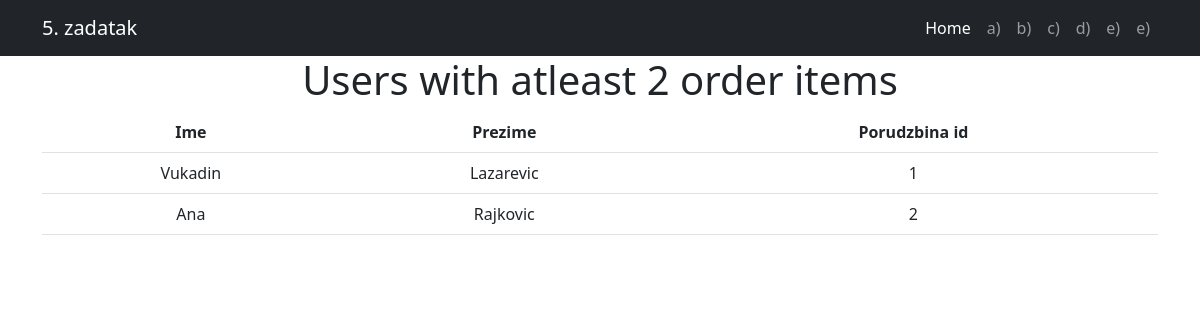
/peti_zadatak/atleastTwoOrderItems.php, run on the app's committed database.
### tables this page shows
CREATE TABLE `orders` (
  `id` int(11) NOT NULL,
  `userId` int(11) NOT NULL,
  `value` float DEFAULT NULL,
  `dateCreate` datetime NOT NULL DEFAULT current_timestamp(),
  `dateEdit` datetime DEFAULT NULL
);

CREATE TABLE `users` (
  `id` int(11) NOT NULL,
  `ime` varchar(50) NOT NULL,
  `prezime` varchar(50) NOT NULL,
  `email` varchar(50) NOT NULL,
  `telefon` varchar(10) NOT NULL,
  `username` varchar(50) NOT NULL,
  `password` varchar(255) NOT NULL,
  `grad` varchar(50) NOT NULL,
  `postanski_broj` varchar(10) NOT NULL,
  `adresa` varchar(50) NOT NULL,
  `role` varchar(10) NOT NULL DEFAULT 'user',
  `last_login` datetime DEFAULT NULL
);

### peti_zadatak/atleastTwoOrderItems.php (the view, shortened to what this page needs)
<?php
require_once "./connection/connection.php";
$query = 'SELECT users.ime AS "ime", users.prezime AS "prezime", orders.id as "porudzbina_id" FROM orders JOIN users ON orders.userId = users.id JOIN orderItems ON orderItems.orderId = orders.id GROUP BY orders.id, users.ime, users.prezime HAVING COUNT(orderItems.id) >= 2;';
$result = $conn->query($query);
$users = $result->fetchAll();
?>
<!DOCTYPE html>
<html lang="en">
<head>
    <link rel="stylesheet" href="https://cdn.jsdelivr.net/npm/bootstrap@5.2.3/dist/css/bootstrap.min.css">
</head>
<body>
    <?php include __DIR__ . '/components/nav.php' ?>
    <div class="container text-center">
        <?php if (count($users) === 0) : ?>
            <div class="text-center mt-5">
                <h1>No users with two or more order items</h1>
            </div>
        <?php else : ?>
            <h1 class="">Users with atleast 2 order items</h1>
            <table class="table">
                <thead>
                    <tr>
                        <th>Ime</th>
                        <th>Prezime</th>
                        <th>Porudzbina id</th>
                    </tr>
                </thead>
                <tbody>
                    <?php foreach ($users as $user) : ?>
                        <tr>
                            <td><?= $user->ime ?></td>
                            <td><?= $user->prezime ?></td>
                            <td><?= $user->porudzbina_id ?></td>
                        </tr>
                    <?php endforeach; ?>
                </tbody>
            </table>
        <?php endif; ?>
    </div>
</body>
</html>

### data on the page
orders: userId.ime "Vukadin", userId.prezime "Lazarevic", id "1"
orders: userId.ime "Ana", userId.prezime "Rajkovic", id "2"
